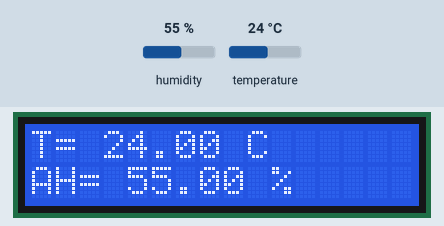
Simulated run of this sketch. Board: Arduino Uno, built with avr-gcc and run on an emulated ATmega328P. On the bench: 16×2 character LCD. Inputs (shaded band) come from the test bench; at power-on: humidity 55 %, temperature 24 °C.

Above: at 4.2 s.
4.3 s: humidity set to 22 %
At 6.4 s:
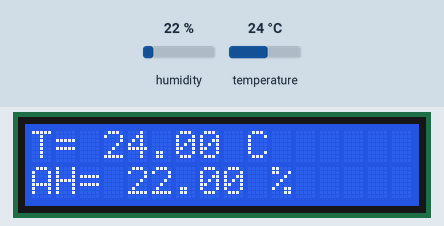
7.0 s: temperature set to 12 °C
At 7.8 s:
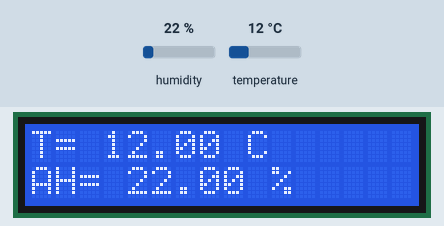
9.7 s: humidity set to 40 %
At 11.7 s:
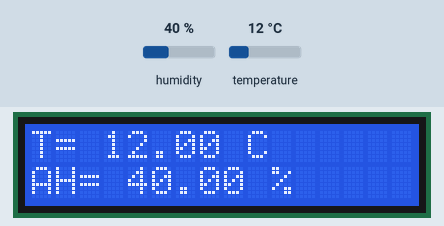
12.7 s: temperature set to 19 °C
At 14.3 s:
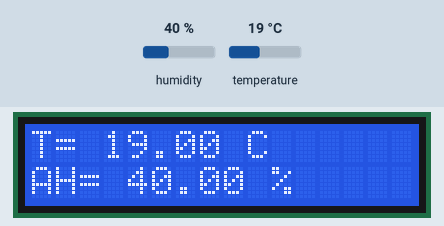
Timing chart, 0 to 15.8 s (numbered marks = the images above; inputs shaded):
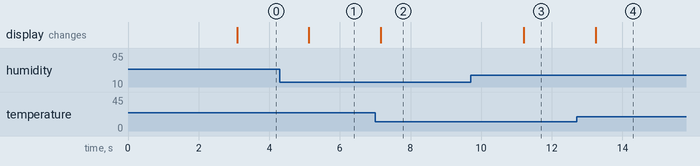

Measured:
- after the input at 4.3 s, the display: changes after 0.82 s (image 1)
- after the input at 7.0 s, the display: changes after 0.15 s (image 2)
- after the input at 9.7 s, the display: changes after 1.5 s (image 3)
- after the input at 12.7 s, the display: changes after 0.54 s (image 4)

The sketch:

Arduino_DHT.ino
```cpp
#include <LiquidCrystal.h>
LiquidCrystal lcd(12, 11, 5, 4, 3, 2);

#include <dht.h>

#define dht_dpin A0

dht DHT;

// measures the air humidity & temperature, and prints the results on LCD-screen every 2 seconds.

void setup() {
  lcd.begin(16, 2);
  lcd.print("Tervetuloa!");
  pinMode(A0,INPUT);
  delay(3000);

}

void loop() {
  DHT.read11(dht_dpin);
  lcd.clear();
  lcd.setCursor(0,0);
  lcd.print("T= ");
  lcd.print(DHT.temperature);
  lcd.print(" C");
  lcd.setCursor(0,1);
  lcd.print("AH= ");
  lcd.print(DHT.humidity);
  lcd.print(" %");
  delay(2000);


}
```
